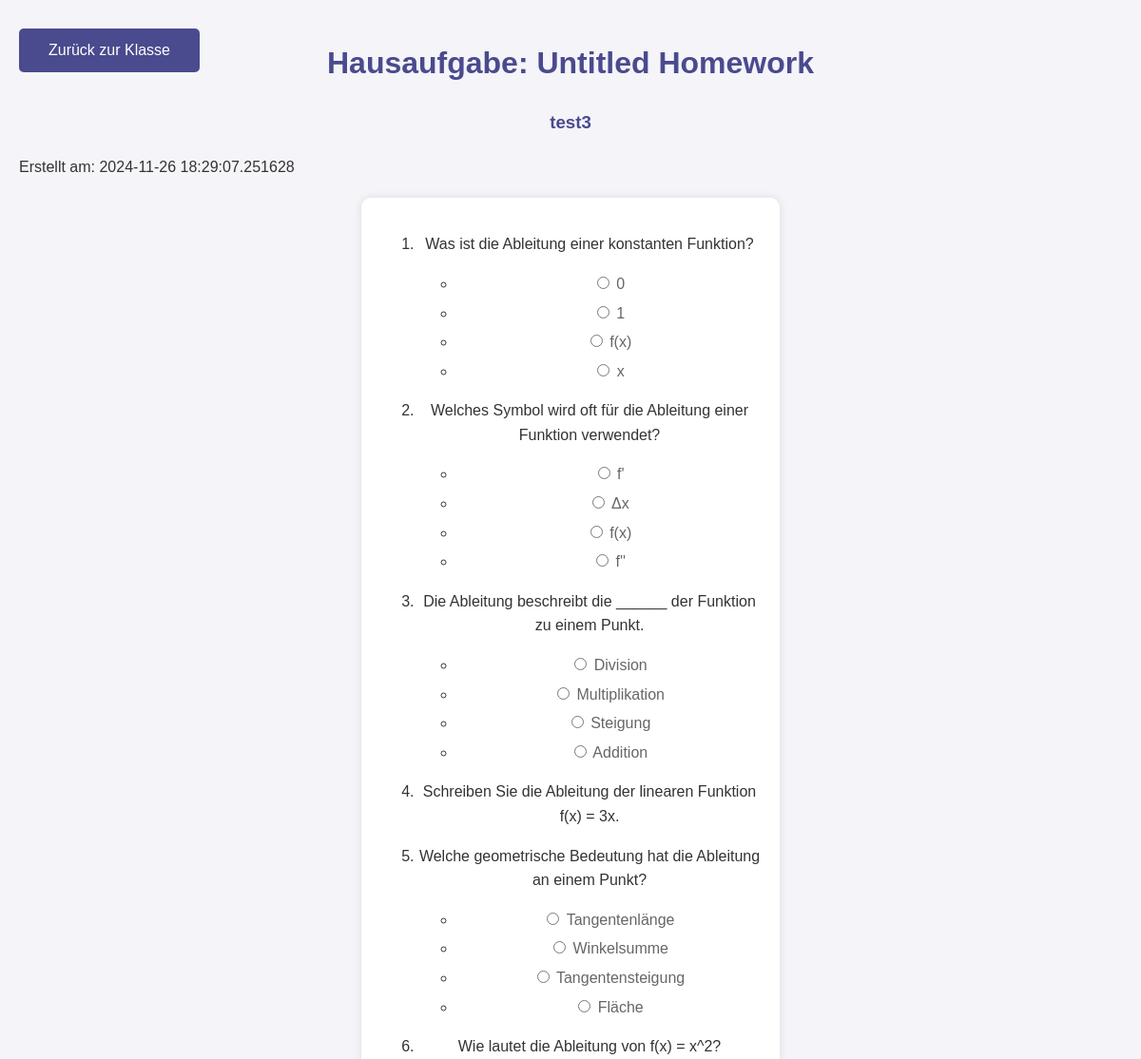
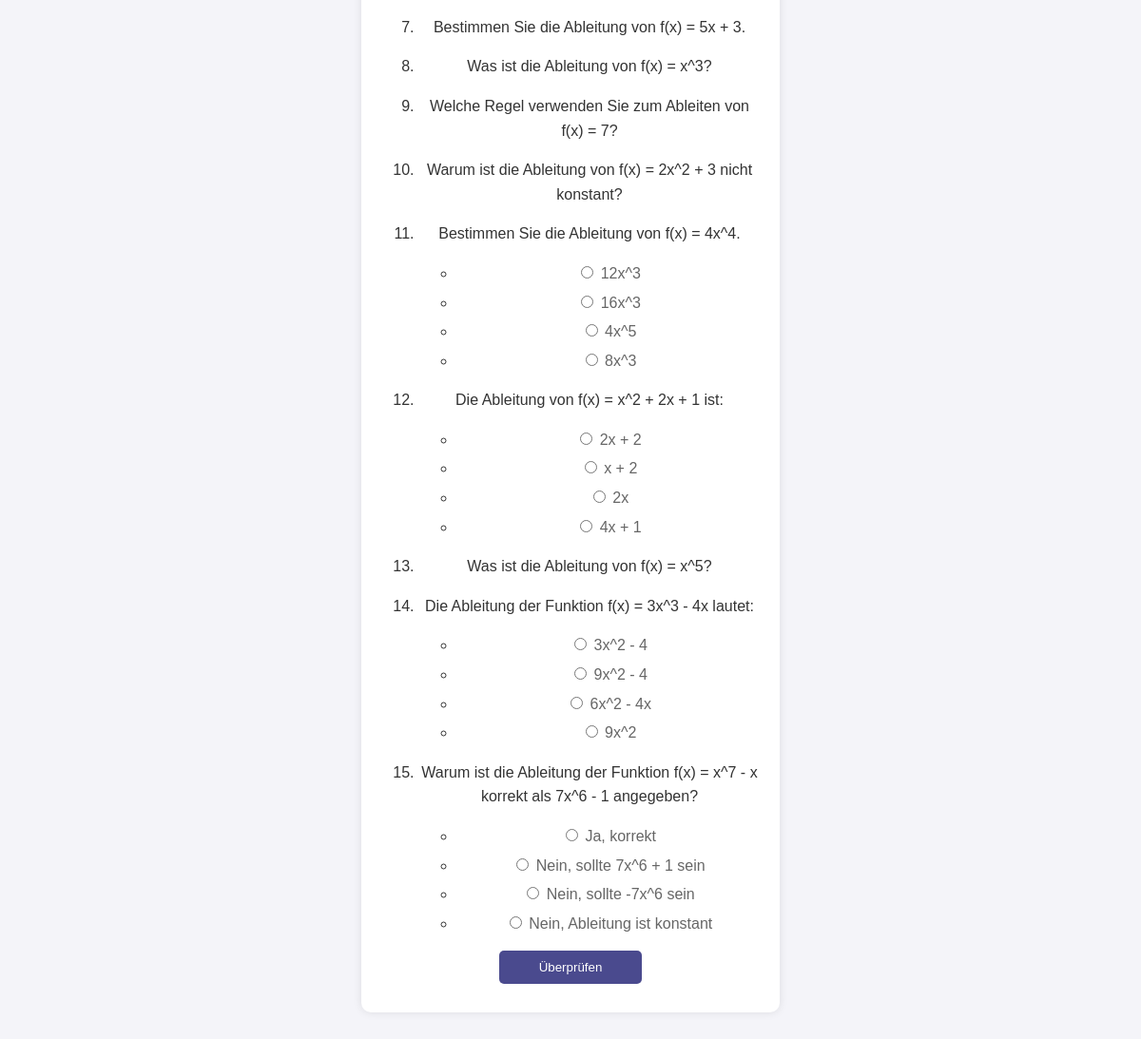
The page /homework/5/1 (signed in) on the database its author committed (2 pictures, top to bottom).
### tables this page shows
CREATE TABLE Homework (
    id INTEGER PRIMARY KEY AUTOINCREMENT,
    class_id INTEGER,
    description TEXT NOT NULL,
    date_created TIMESTAMP DEFAULT CURRENT_TIMESTAMP, title TEXT NOT NULL DEFAULT 'Untitled Homework',
    FOREIGN KEY (class_id) REFERENCES Classes(id)
);

CREATE TABLE HomeworkQuestions (
    id INTEGER PRIMARY KEY AUTOINCREMENT,
    homework_id INTEGER,
    skill_level INTEGER CHECK (skill_level BETWEEN 1 AND 10),
    question TEXT NOT NULL,
    correct_answer TEXT NOT NULL,
    explanation TEXT,
    question_type TEXT CHECK (question_type IN ('multiple_choice', 'text', 'number')), options TEXT,
    FOREIGN KEY (homework_id) REFERENCES Homework(id)
);

### app.py (the view)
@app.route('/homework/<int:homework_id>/<int:student_id>')
def view_homework_student(homework_id, student_id):
    import json
    conn = get_db_connection()
    homework = conn.execute(
        'SELECT id, title, description, date_created FROM Homework WHERE id = ?',
        (homework_id,)
    ).fetchone()
    if not homework:
        conn.close()
        return "Fehler: Diese Hausaufgabe existiert nicht.", 404
    question_data = conn.execute(
        'SELECT question, options, correct_answer, explanation FROM HomeworkQuestions WHERE homework_id = ?',
        (homework_id,)
    ).fetchall()
    questions = []
    correct_answers = {}
    explanations = {}
    for idx, row in enumerate(question_data):
        question = dict(row)
        question['options'] = [{'index': i, 'option': opt} for i, opt in enumerate(json.loads(question['options']))]
        questions.append({'index': idx, **question})
        correct_answers[idx] = question['correct_answer']
        explanations[idx] = question['explanation']
    conn.close()
    return render_template(
        'view_homework_student.html',
        homework=homework,
        questions=questions,
        student_id=student_id,
        correct_answers=correct_answers,
        explanations=explanations
    )

### app.py (called while the page is built)
def get_db_connection():
    conn = sqlite3.connect('ahg/database.db')
    conn.row_factory = sqlite3.Row
    return conn

### templates/view_homework_student.html (shortened to what this page needs)
<!DOCTYPE html>
<html lang="de">
<head>
    <link rel="stylesheet" href="{{ url_for('static', filename='styles.css') }}">
</head>
<body>
    <div class="top-buttons" style="display: flex; justify-content: flex-start;">
        <a href="/class_details_student/{{ homework['id'] }}/{{ student_id }}" class="button">Zurück zur Klasse</a>
    </div>
    <h1>Hausaufgabe: {{ homework['title'] }}</h1>
    <h3>{{ homework['description'] }}</h3>
    <p>Erstellt am: {{ homework['date_created'] }}</p>
    <form id="homework-form" action="/submit_homework" method="post">
        <ol>
            {% for question in questions %}
                <li>
                    <p>{{ question['question'] }}</p>
                    <ul>
                        {% for option in question['options'] %}
                            <li>
                                <label>
                                    <input type="radio" name="answer_{{ question.index }}" value="{{ option.index }}">
                                    {{ option.option }}
                                </label>
                            </li>
                        {% endfor %}
                    </ul>
                </li>
            {% endfor %}
        </ol>
        <button type="button" onclick="checkAnswers()">Überprüfen</button>
    </form>
</body>
</html>

### static/styles.css (style rules this page uses)
body { font-family: 'Arial', sans-serif; background-color: #f4f4f9; color: #333; margin: 0; padding: 20px; line-height: 1.6; }
h1, h2, h3 { color: #4a4a8e; text-align: center; }
.button, button, .back-button { background-color: #4a4a8e; color: white; border: none; padding: 10px 20px; margin: 10px 0; border-radius: 5px; cursor: pointer; transition: background-color 0.3s ease; text-decoration: none; display: block; text-align: center; width: 150px; margin-left: auto; margin-right: auto; }
.top-buttons { position: absolute; top: 20px; left: 20px; display: flex; gap: 10px; }
form { background-color: #fff; padding: 20px; border-radius: 10px; box-shadow: 0 0 10px rgba(0, 0, 0, 0.1); max-width: 400px; margin: 20px auto; }
label { display: block; margin-bottom: 5px; color: #666; }
a { text-decoration: none; color: #4a4a8e; }
form { background-color: #fff; padding: 20px; border-radius: 10px; box-shadow: 0 0 10px rgba(0, 0, 0, 0.1); max-width: 400px; margin: 20px auto; text-align: center; }

### rows shown on the page
Homework: title "Untitled Homework", description "test3", date_created "2024-11-26 18:29:07.251628"
HomeworkQuestions: question "Was ist die Ableitung einer konstanten Funktion?", option "0" "1" "f(x)" "x"
HomeworkQuestions: question "Welches Symbol wird oft für die Ableitung einer Funktion verwendet?", option "f'" "Δx" "f(x)" "f''"
HomeworkQuestions: question "Die Ableitung beschreibt die ______ der Funktion zu einem Punkt.", option "Division" "Multiplikation" "Steigung" "Addition"
HomeworkQuestions: question "Schreiben Sie die Ableitung der linearen Funktion f(x) = 3x."
HomeworkQuestions: question "Welche geometrische Bedeutung hat die Ableitung an einem Punkt?", option "Tangentenlänge" "Winkelsumme" "Tangentensteigung" "Fläche"
HomeworkQuestions: question "Wie lautet die Ableitung von f(x) = x^2?"
HomeworkQuestions: question "Bestimmen Sie die Ableitung von f(x) = 5x + 3."
HomeworkQuestions: question "Was ist die Ableitung von f(x) = x^3?"
HomeworkQuestions: question "Welche Regel verwenden Sie zum Ableiten von f(x) = 7?"
HomeworkQuestions: question "Warum ist die Ableitung von f(x) = 2x^2 + 3 nicht konstant?"
HomeworkQuestions: question "Bestimmen Sie die Ableitung von f(x) = 4x^4.", option "12x^3" "16x^3" "4x^5" "8x^3"
HomeworkQuestions: question "Die Ableitung von f(x) = x^2 + 2x + 1 ist:", option "2x + 2" "x + 2" "2x" "4x + 1"
HomeworkQuestions: question "Was ist die Ableitung von f(x) = x^5?"
HomeworkQuestions: question "Die Ableitung der Funktion f(x) = 3x^3 - 4x lautet:", option "3x^2 - 4" "9x^2 - 4" "6x^2 - 4x" "9x^2"
HomeworkQuestions: question "Warum ist die Ableitung der Funktion f(x) = x^7 - x korrekt als 7x^6 - 1 angegeben?", option "Ja, korrekt" "Nein, sollte 7x^6 + 1 sein" "Nein, sollte -7x^6 sein" "Nein, Ableitung ist konstant"
